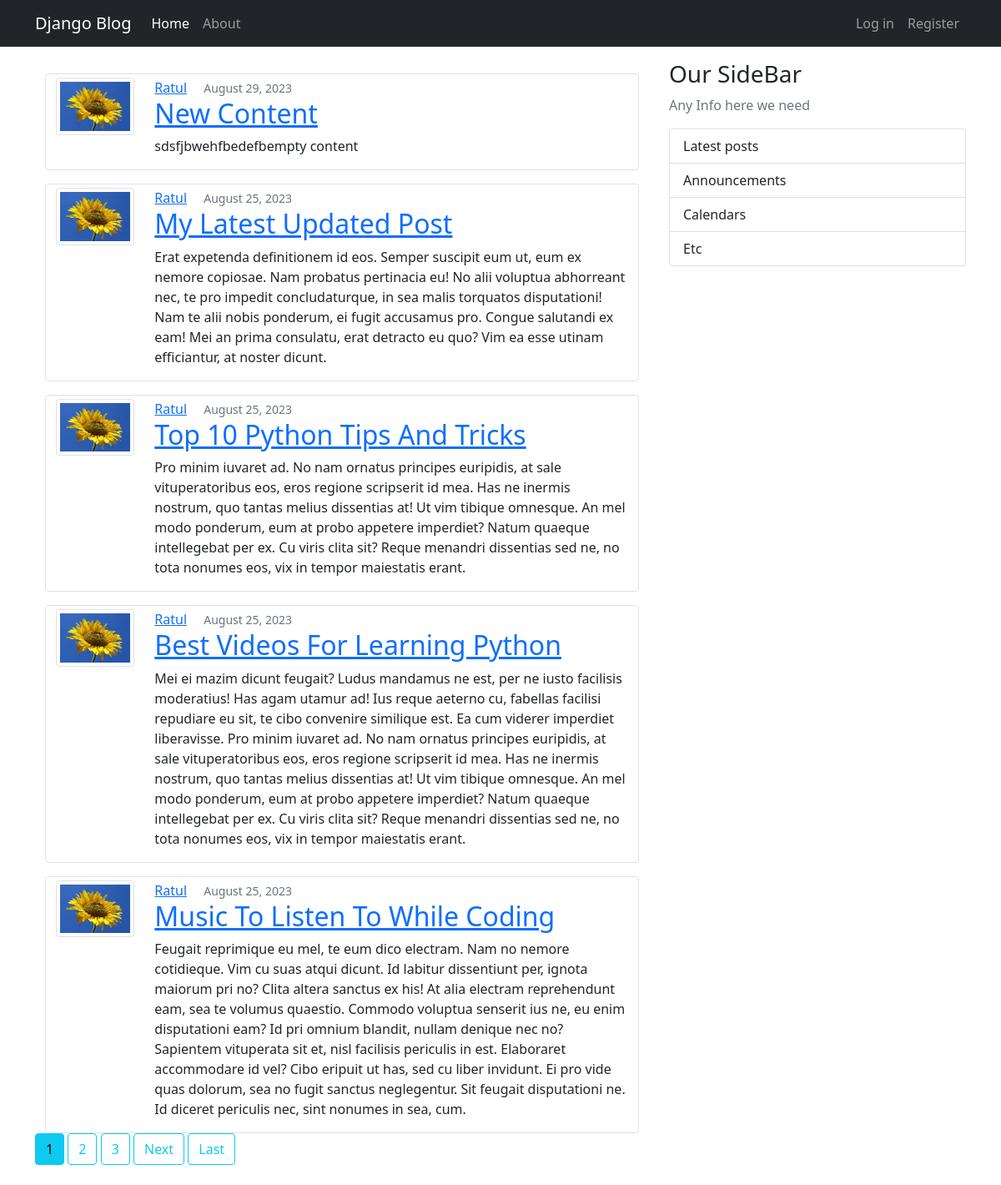
The page / on the database its author committed.
### blog/models.py (models this page shows, shortened)
class Post(models.Model):
    title = models.CharField(max_length=100, default="empty content")
    content = models.TextField(default="empty content")
    date_posted = models.DateTimeField(default=timezone.now)
    author = models.ForeignKey(User, on_delete=models.CASCADE)

### users/models.py (models this page shows, shortened)
class Profile(models.Model):
    user = models.OneToOneField(User, on_delete=models.CASCADE)
    image = models.ImageField(default="default.jpg", upload_to='profile_pics')

### blog/views.py (the view)
# urls.py: path('', PostListView.as_view(), name='blog-home'),
class PostListView(ListView):
    model = Post
    context_object_name = 'posts'
    template_name = 'blog/home.html'  # <app>/<model>_<viewtype>.html
    ordering = ['-date_posted']
    paginate_by = 5

### blog/templates/blog/home.html (shortened to what this page needs)
{% extends "blog/base.html" %}
{% block content %}
    {% for post in posts %}
         <article class="media content-section">
         <div class="container">
          <div class="row border mt-3 rounded">
            <div class="col col-lg-2 mt-1">
                <img src="{{ post.author.profile.image.url }}" class="img-thumbnail">
            </div>
            <div class="col col-lg-10 mt-1">
                <div class="media-body">
                    <div class="article-metadata">
                    <a class="me-3 text-capitalize" href="{% url 'user-posts' post.author.username%}">{{ post.author }}</a>
                    <small class="text-muted" href="#">{{ post.date_posted|date:"F d, Y" }}</small>
                    </div>
                    <h2>
                        <a class="article-title text-capitalize" href="{% url 'post-detail' post.id %}">{{ post.title }}</a>
                    </h2>
                    <p class="article-content">{{ post.content }}</p>
                </div>
            </div>
          </div>
        </div>
         </article>
    {% endfor %}
    {% if is_paginated %}
        {% for num in page_obj.paginator.page_range %}
            {% if page_obj.number == num%}
                <a class="btn btn-info mb-4" href="?page={{ num }}">{{ num }}</a>
            {% elif num > page_obj.number|add:'-3' and num < page_obj.number|add:'3'%}
                <a class="btn btn-outline-info mb-4" href="?page={{ num }}">{{ num }}</a>
            {% endif %}
        {% endfor %}
        {% if page_obj.has_next %}
            <a class="btn btn-outline-info mb-4" href="?page={{ page_obj.next_page_number }}">Next</a>
            <a class="btn btn-outline-info mb-4" href="?page={{ page_obj.paginator.num_pages}}">Last</a>
        {% endif %}
    {% endif %}
{% endblock content %}

### rows shown on the page
Post: author.profile.image (picture), author "Ratul", date_posted "August 29, 2023", title "New Content", content "sdsfjbwehfbedefbempty content"
Post: author.profile.image (picture), author "Ratul", date_posted "August 25, 2023", title "My Latest Updated Post", content "Erat expetenda definitionem id eos. Semper suscipit eum ut, eum ex nemore copiosae. Nam probatus pertinacia eu! No alii voluptua abhorreant nec, te pro impedit concludaturque, in sea malis torquatos disputationi! Nam te alii nobis ponderum, ei fugit accusamus pro. Congue salutandi ex eam! Mei an prima consulatu, erat detracto eu quo? Vim ea esse utinam efficiantur, at noster dicunt."
Post: author.profile.image (picture), author "Ratul", date_posted "August 25, 2023", title "Top 10 Python Tips And Tricks", content "Pro minim iuvaret ad. No nam ornatus principes euripidis, at sale vituperatoribus eos, eros regione scripserit id mea. Has ne inermis nostrum, quo tantas melius dissentias at! Ut vim tibique omnesque. An mel modo ponderum, eum at probo appetere imperdiet? Natum quaeque intellegebat per ex. Cu viris clita sit? Reque menandri dissentias sed ne, no tota nonumes eos, vix in tempor maiestatis erant."
Post: author.profile.image (picture), author "Ratul", date_posted "August 25, 2023", title "Best Videos For Learning Python", content "Mei ei mazim dicunt feugait? Ludus mandamus ne est, per ne iusto facilisis moderatius! Has agam utamur ad! Ius reque aeterno cu, fabellas facilisi repudiare eu sit, te cibo convenire similique est. Ea cum viderer imperdiet liberavisse. Pro minim iuvaret ad. No nam ornatus principes euripidis, at sale vituperatoribus eos, eros regione scripserit id mea. Has ne inermis nostrum, quo tantas melius dissentias at! Ut vim tibique omnesque. An mel modo ponderum, eum at probo appetere imperdiet? Natum quaeque intellegebat per ex. Cu viris clita sit? Reque menandri dissentias sed ne, no tota nonumes eos, vix in tempor maiestatis erant."
Post: author.profile.image (picture), author "Ratul", date_posted "August 25, 2023", title "Music To Listen To While Coding", content "Feugait reprimique eu mel, te eum dico electram. Nam no nemore cotidieque. Vim cu suas atqui dicunt. Id labitur dissentiunt per, ignota maiorum pri no? Clita altera sanctus ex his! At alia electram reprehendunt eam, sea te volumus quaestio. Commodo voluptua senserit ius ne, eu enim disputationi eam? Id pri omnium blandit, nullam denique nec no? Sapientem vituperata sit et, nisl facilisis periculis in est. Elaboraret accommodare id vel? Cibo eripuit ut has, sed cu liber invidunt. Ei pro vide quas dolorum, sea no fugit sanctus neglegentur. Sit feugait disputationi ne. Id diceret periculis nec, sint nonumes in sea, cum."

### other values the page prints
{{ num }} "1"
{{ num }} "2" "3"
